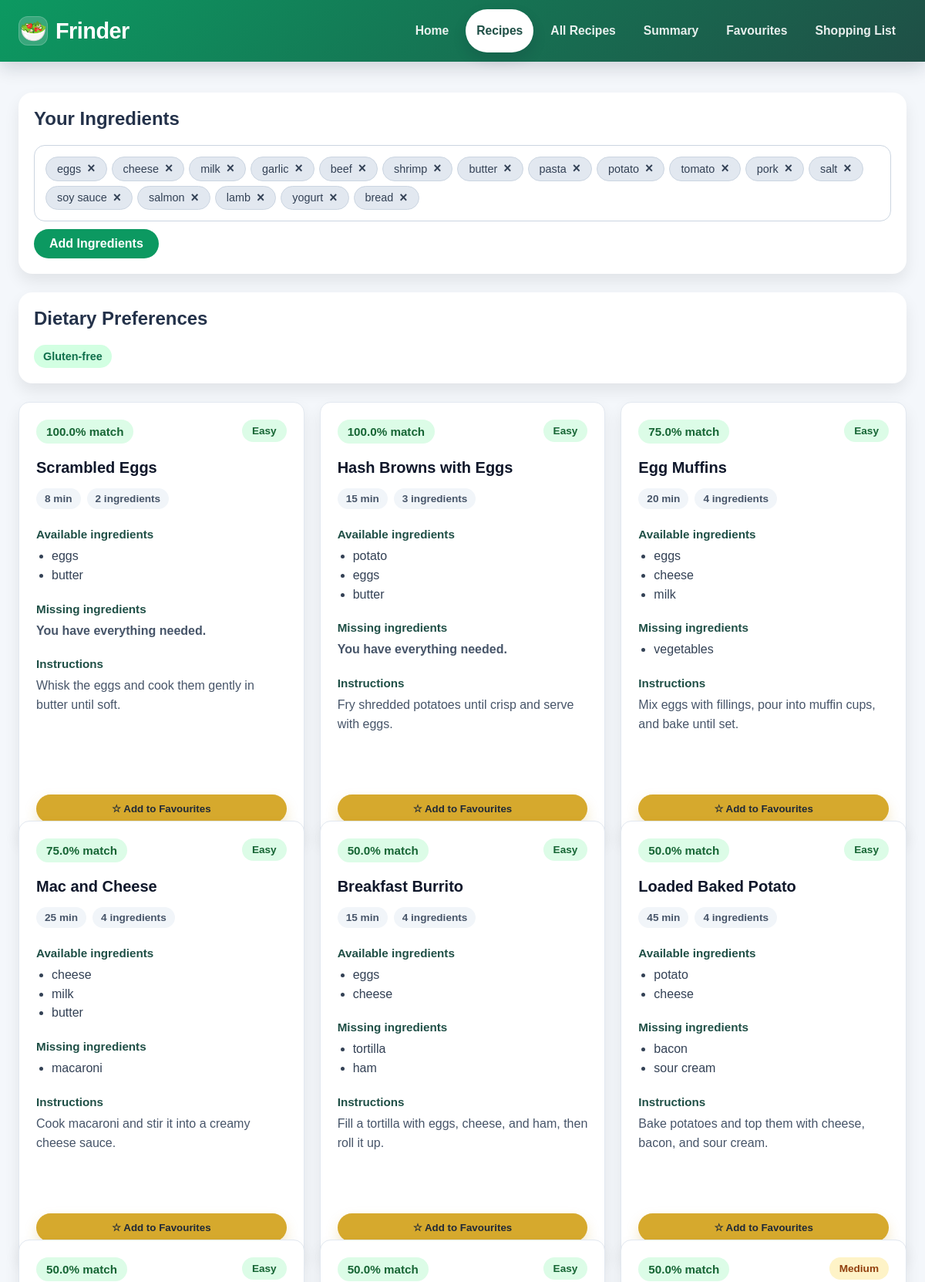
Page /recipes (upper part) on the committed database.
### db_models.py (models this page shows)
class IngredientRow(Base):
    __tablename__ = "ingredients"
    id = Column(Integer, primary_key=True)
    name = Column(String, nullable=False, unique=True)
    recipe_links = relationship("RecipeIngredientRow", back_populates="ingredient")
    user_links = relationship("UserIngredientRow", back_populates="ingredient")
    shopping_links = relationship("ShoppingListRow", back_populates="ingredient")

class RecipeRow(Base):
    __tablename__ = "recipes"
    id = Column(Integer, primary_key=True)
    name = Column(String, nullable=False, unique=True)
    instructions = Column(String, nullable=False, default="")
    cooking_time = Column(Integer, nullable=False, default=0)
    difficulty = Column(String, nullable=False, default="Easy")
    recipe_ingredients = relationship(
        "RecipeIngredientRow",
        back_populates="recipe",
        cascade="all, delete-orphan",
        order_by="RecipeIngredientRow.position",
    )

### app.py (the view, shortened to what this page needs)
@app.route("/recipes", methods=["GET", "POST"])
def recipes():
    user_ingredients = read_user_ingredients()
    favourite_recipe_names = read_favourite_recipe_names()
    dietary_restrictions, excluded_ingredients = get_active_preferences()
    suggestions = []
    if user_ingredients:
        suggestions, favourite_recipe_names = get_recipe_suggestions(
            user_ingredients,
            dietary_restrictions,
            excluded_ingredients,
        )
    return render_template(
        "recipes.html",
        user_ingredients=user_ingredients,
        suggestions=suggestions,
        favourite_recipe_names=favourite_recipe_names,
        **build_preferences_context(dietary_restrictions, excluded_ingredients),
    )

### app.py (called while the page is built)
def add_favourite_status(recipes, favourite_recipe_names):
    favourite_name_set = set(favourite_recipe_names)
    return [
        recipe.__class__(
            **{
                **recipe.to_dict(),
                "is_favourite": recipe_key(recipe.name) in favourite_name_set,
            }
        )
        for recipe in recipes
    ]

def get_active_preferences():
    dietary_restrictions = normalize_dietary_restrictions(
        read_dietary_restrictions()
    )
    excluded_ingredients = read_excluded_ingredients()
    return dietary_restrictions, excluded_ingredients

def build_preferences_context(dietary_restrictions=None, excluded_ingredients=None):
    if dietary_restrictions is None or excluded_ingredients is None:
        dietary_restrictions, excluded_ingredients = get_active_preferences()
    return {
        "dietary_restriction_options": DIETARY_RESTRICTION_OPTIONS,
        "selected_dietary_restrictions": dietary_restrictions,
        "active_dietary_restriction_labels": dietary_restriction_labels(
            dietary_restrictions
        ),
        "excluded_ingredients": excluded_ingredients,
        "excluded_ingredients_str": ", ".join(excluded_ingredients),
        "has_active_preferences": bool(
            dietary_restrictions or excluded_ingredients
        ),
    }

def get_recipe_suggestions(
    user_ingredients,
    dietary_restrictions=None,
    excluded_ingredients=None,
):
    if dietary_restrictions is None or excluded_ingredients is None:
        dietary_restrictions, excluded_ingredients = get_active_preferences()
    recipes_list = load_recipes()
    favourite_recipe_names = read_favourite_recipe_names()
    suggestions = add_favourite_status(
        match_recipes(
            user_ingredients,
            recipes_list,
            dietary_restrictions=dietary_restrictions,
            excluded_ingredients=excluded_ingredients,
        ),
        favourite_recipe_names,
    )
    save_match_history(user_ingredients, suggestions)
    return suggestions, favourite_recipe_names

### charts.py (called while the page is built)
def recipe_difficulty(recipe):
    if isinstance(recipe, Recipe):
        return recipe.difficulty
    if isinstance(recipe, dict):
        return recipe.get("difficulty", "Unknown")
    return "Unknown"

### db.py (called while the page is built)
def _session():
    return _session_factory()()

def session():
    return _session()

### storage.py (called while the page is built)
def _run_read(action):
    with session() as db_session:
        return action(db_session)

def read_user_ingredients():
    return _run_read(_read_user_ingredient_names)

### templates/recipes.html (shortened to what this page needs)
{% extends "base.html" %}
{% block content %}
<section class="selected-ingredients-box">
    <h2>Your Ingredients</h2>
    <div class="ingredients-edit-form-container">
        <div class="ingredients-tags-container">
            {% for item in user_ingredients %}
                <div class="ingredient-tag">
                    <span class="tag-text">{{ item }}</span>
                    <form action="{{ url_for('remove_ingredient') }}" method="POST">
                        <button type="submit" class="tag-delete-icon">×</button>
                    </form>
                </div>
            {% endfor %}
        </div>
        <a href="{{ url_for('index') }}" class="ingredients-edit-form__button">
            Add Ingredients
        </a>
    </div>
</section>
<section class="active-preferences-box">
    <h2>Dietary Preferences</h2>
    {% if has_active_preferences %}
        <div class="preference-chip-list">
            {% for label in active_dietary_restriction_labels %}
                <span class="preference-chip">{{ label }}</span>
            {% endfor %}
        </div>
    {% else %}
        <p>No dietary restrictions or excluded ingredients selected.</p>
    {% endif %}
</section>
<section class="recipes-scroll">
  <div class="recipes-grid">
    {% for recipe in suggestions if recipe.match_score > 0 %}
      <article class="recipe-card {% if recipe.is_favourite %}recipe-card--favourite{% endif %}">
        <div class="recipe-card__header">
          <span class="recipe-card__match">{{ recipe.match_score }}% match</span>
          <span class="difficulty-badge difficulty-badge--{{ recipe.difficulty | lower }}">
            {{ recipe.difficulty }}
          </span>
        </div>
        <h3 class="recipe-card__title">
          {{ recipe.name }}
        </h3>
        <div class="recipe-card__info-row">
          <span>{{ recipe.cooking_time }} min</span>
          <span>{{ recipe.ingredients | length }} ingredients</span>
        </div>
        <div class="recipe-card__section">
          <h4>Available ingredients</h4>
          <ul class="recipe-card__list">
            {% for item in recipe.available_ingredients %}
              <li>{{ item }}</li>
            {% endfor %}
          </ul>
        </div>
        <div class="recipe-card__section">
          <h4>Missing ingredients</h4>
          {% if recipe.missing_ingredients %}
            <ul class="recipe-card__list">
              {% for item in recipe.missing_ingredients %}
                <li>{{ item }}</li>
              {% endfor %}
            </ul>
          {% else %}
            <p class="recipe-card__ready">You have everything needed.</p>
          {% endif %}
        </div>
        <div class="recipe-card__section recipe-card__instructions">
          <h4>Instructions</h4>
          <p>{{ recipe.instructions }}</p>
        </div>
        <div class="recipe-card__actions">
          {% if recipe.is_favourite %}
            <form method="post" action="{{ url_for('remove_from_favourites') }}">
              <input type="hidden" name="recipe_name" value="{{ recipe.name }}">
              <button class="favourite-button favourite-button--active" type="submit">
                ★ Remove from Favourites
              </button>
            </form>
          {% else %}
            <form method="post" action="{{ url_for('add_to_favourites') }}">
              <button class="favourite-button" type="submit">
                ☆ Add to Favourites
              </button>
            </form>
          {% endif %}
        </div>
      </article>
    {% else %}
      <p class="recipes-empty-message">
        No matching recipes for your current ingredients and preferences.
      </p>
    {% endfor %}
  </div>
</section>
{% endblock %}

### static/style.css (style rules this page uses)
body { font-family: Arial, sans-serif; margin: 0; background: #f4f7fb; color: #24324a; }
button { padding: 10px 14px; font-family: inherit; }
.selected-ingredients-box, .active-preferences-box, .preferences-panel, .shopping-card, .summary-stat-card, .summary-panel { background: white; border-radius: 18px; padding: 20px; box-shadow: 0 10px 20px rgba(0, 0, 0, 0.08); }
.selected-ingredients-box { margin-bottom: 24px; }
.selected-ingredients-box h2, .active-preferences-box h2, .preferences-panel h2 { margin-top: 0; }
.active-preferences-box, .preferences-panel { margin-bottom: 24px; }
.ingredients-edit-form__button, .shopping-button, .primary-submit-btn { border: none; border-radius: 999px; background: #0C9961; color: white; cursor: pointer; font-weight: bold; white-space: nowrap; }
.ingredients-edit-form__button { align-self: flex-start; display: inline-block; text-decoration: none; text-align: center; padding: 10px 20px; }
.recipes-scroll, .all-recipes-section, .favourites-section { max-height: none; overflow-y: visible; padding-right: 0; }
.recipes-grid, .all-recipes-grid, .favourites-grid { display: grid; grid-template-columns: repeat(3, minmax(0, 1fr)); gap: 20px; }
.recipe-card { position: relative; display: flex; flex-direction: column; min-height: 100%; gap: 14px; margin-top: 0; padding: 22px; background: white; border: 1px solid #e2e8f0; border-radius: 14px; box-shadow: 0 10px 20px rgba(0, 0, 0, 0.08); transition: transform 0.2s ease, box-shadow 0.2s ease; }
.recipe-card__header, .recipe-card__top { display: flex; align-items: flex-start; justify-content: space-between; gap: 16px; margin-bottom: 4px; }
.recipe-card__title { display: flex; align-items: center; gap: 8px; margin: 0; color: #0f172a; font-size: 1.25rem; line-height: 1.3; }
.recipe-card__match { display: inline-flex; align-items: center; padding: 7px 13px; border-radius: 999px; background: #dcfce7; color: #166534; font-size: 0.95rem; font-weight: 800; white-space: nowrap; }
.recipe-card__info-row, .recipe-card__meta { display: flex; flex-wrap: wrap; gap: 8px; margin: 0 0 10px; color: #475569; font-size: 0.85rem; }
.recipe-card__info-row span, .recipe-card__meta span { display: inline-flex; align-items: center; padding: 6px 11px; border-radius: 999px; background: #f1f5f9; color: #475569; font-weight: 700; }
.difficulty-badge, .recipe-card__badge { display: inline-flex; align-items: center; padding: 7px 13px; border-radius: 999px; font-size: 0.85rem; font-weight: 800; white-space: nowrap; }
.difficulty-badge--easy, .recipe-card__badge { background: #dcfce7; color: #166534; }
.difficulty-badge--medium { background: #fef3c7; color: #92400e; }
.recipe-card__section { margin-top: 0; margin-bottom: 8px; }
.recipe-card__section h4 { margin: 0 0 8px; color: #1f4f46; font-size: 0.95rem; }
.recipe-card__section p { margin: 0; color: #475569; line-height: 1.55; }
.recipe-card__list { margin: 8px 0 0; padding-left: 20px; color: #334155; line-height: 1.55; }
.recipe-card__instructions { flex-grow: 1; }
.recipe-card__ready { color: #166534; font-weight: bold; }
.recipe-card__actions { margin-top: auto; padding-top: 10px; }
.recipe-card__actions form { margin: 0; }
.recipe-card__actions button, .favourite-button { width: 100%; }
.favourite-button { border: none; border-radius: 999px; background: #d6a92d; color: #1f2937; padding: 11px 16px; cursor: pointer; font-weight: 800; box-shadow: 0 8px 16px rgba(214, 169, 45, 0.25); }
.preference-chip-list { display: flex; flex-wrap: wrap; gap: 8px; }
.preference-chip { display: inline-flex; align-items: center; padding: 7px 12px; border-radius: 999px; background: #d2ffe2; color: #0f6f4b; font-size: 0.9rem; font-weight: 800; }
.ingredients-edit-form-container { display: flex; flex-direction: column; gap: 10px; width: 100%; }
.ingredients-tags-container { display: flex; flex-wrap: wrap; gap: 6px; padding: 14px; background: white; border: 1px solid #cbd5e1; border-radius: 14px; min-height: 54px; box-sizing: border-box; }
.ingredient-tag { display: inline-flex; align-items: center; gap: 6px; background-color: #e2e8f0; color: #334155; border: 1px solid #cbd5e1; padding: 6px 14px; border-radius: 999px; font-size: 0.9rem; font-weight: 500; cursor: pointer; transition: all 0.2s ease-in-out; user-select: none; }
.tag-delete-icon { font-weight: bold; font-size: 1.1rem; line-height: 1; background: none; border: none; cursor: pointer; color: inherit; padding: 0 0 0 2px; }

### rows in the picture
IngredientRow: name "eggs"
IngredientRow: name "cheese"
IngredientRow: name "milk"
IngredientRow: name "garlic"
IngredientRow: name "beef"
IngredientRow: name "shrimp"
IngredientRow: name "butter"
IngredientRow: name "pasta"
IngredientRow: name "potato"
IngredientRow: name "tomato"
IngredientRow: name "pork"
IngredientRow: name "salt"
IngredientRow: name "soy sauce"
IngredientRow: name "salmon"
IngredientRow: name "lamb"
IngredientRow: name "yogurt"
IngredientRow: name "bread"
RecipeRow: match_score "100.0", difficulty "Easy", name "Scrambled Eggs", cooking_time "8", ingredients|length "2", available_ingredients "eggs" "butter", shows "You have everything needed.", instructions "Whisk the eggs and cook them gently in butter until soft."
RecipeRow: match_score "100.0", difficulty "Easy", name "Hash Browns with Eggs", cooking_time "15", ingredients|length "3", available_ingredients "potato" "eggs" "butter", shows "You have everything needed.", instructions "Fry shredded potatoes until crisp and serve with eggs."
RecipeRow: match_score "75.0", difficulty "Easy", name "Egg Muffins", cooking_time "20", ingredients|length "4", available_ingredients "eggs" "cheese" "milk", instructions "Mix eggs with fillings, pour into muffin cups, and bake until set."
IngredientRow: name "vegetables"
RecipeRow: match_score "75.0", difficulty "Easy", name "Mac and Cheese", cooking_time "25", ingredients|length "4", available_ingredients "cheese" "milk" "butter", instructions "Cook macaroni and stir it into a creamy cheese sauce."
IngredientRow: name "macaroni"
RecipeRow: match_score "50.0", difficulty "Easy", name "Breakfast Burrito", cooking_time "15", ingredients|length "4", available_ingredients "eggs" "cheese", instructions "Fill a tortilla with eggs, cheese, and ham, then roll it up."
IngredientRow: name "tortilla"
IngredientRow: name "ham"
RecipeRow: match_score "50.0", difficulty "Easy", name "Loaded Baked Potato", cooking_time "45", ingredients|length "4", available_ingredients "potato" "cheese", instructions "Bake potatoes and top them with cheese, bacon, and sour cream."
IngredientRow: name "bacon"
IngredientRow: name "sour cream"
RecipeRow: match_score "50.0", difficulty "Easy"
RecipeRow: match_score "50.0", difficulty "Easy"
RecipeRow: match_score "50.0", difficulty "Medium"

### other values in the picture
{{ label }} "Gluten-free"
